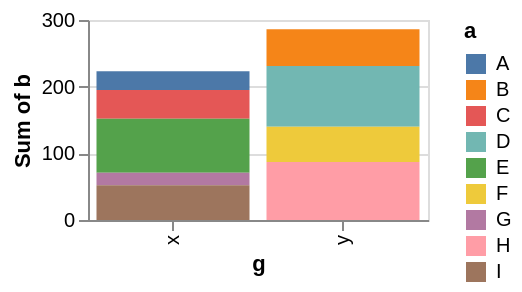

Specify this chart in Vega-Lite:
### Vega specification from a JSON file in a GitHub repository (floating-point values rounded to 4 significant figures)
{"$schema": "https://vega.github.io/schema/vega/v6.json", "background": "white", "padding": 5, "width": 170, "height": 100, "style": "cell", "data": [{"name": "source_0", "values": [{"a": "A", "b": 28, "c": 5, "g": "x"}, {"a": "B", "b": 55, "c": 9, "g": "y"}, {"a": "C", "b": 43, "c": 2, "g": "x"}, {"a": "D", "b": 91, "c": 7, "g": "y"}, {"a": "E", "b": 81, "c": 4, "g": "x"}, {"a": "F", "b": 53, "c": 6, "g": "y"}, {"a": "G", "b": 19, "c": 8, "g": "x"}, {"a": "H", "b": 87, "c": 1, "g": "y"}, {"a": "I", "b": 52, "c": 3, "g": "x"}]}, {"name": "data_0", "source": "source_0", "transform": [{"type": "aggregate", "groupby": ["g", "a"], "ops": ["sum"], "fields": ["b"], "as": ["sum_b"]}, {"type": "stack", "groupby": ["g"], "field": "sum_b", "sort": {"field": ["a"], "order": ["descending"]}, "as": ["sum_b_start", "sum_b_end"], "offset": "zero"}, {"type": "filter", "expr": "isValid(datum[\"sum_b\"]) && isFinite(+datum[\"sum_b\"])"}]}], "marks": [{"name": "marks", "type": "rect", "style": ["bar"], "from": {"data": "data_0"}, "encode": {"update": {"fill": {"scale": "color", "field": "a"}, "ariaRoleDescription": {"value": "bar"}, "description": {"signal": "\"g: \" + (isValid(datum[\"g\"]) ? isArray(datum[\"g\"]) ? join(datum[\"g\"], ' ') : datum[\"g\"] : \"\"+datum[\"g\"]) + \"; Sum of b: \" + (format(datum[\"sum_b\"], \"\")) + \"; a: \" + (isValid(datum[\"a\"]) ? isArray(datum[\"a\"]) ? join(datum[\"a\"], ' ') : datum[\"a\"] : \"\"+datum[\"a\"])"}, "x": {"scale": "x", "field": "g"}, "width": {"signal": "max(0.25, bandwidth('x'))"}, "y": {"scale": "y", "field": "sum_b_end"}, "y2": {"scale": "y", "field": "sum_b_start"}}}}], "scales": [{"name": "x", "type": "band", "domain": {"data": "data_0", "field": "g", "sort": true}, "range": [0, {"signal": "width"}], "paddingInner": 0.1, "paddingOuter": 0.05}, {"name": "y", "type": "linear", "domain": {"data": "data_0", "fields": ["sum_b_start", "sum_b_end"]}, "range": [{"signal": "height"}, 0], "nice": true, "zero": true}, {"name": "color", "type": "ordinal", "domain": {"data": "data_0", "field": "a", "sort": true}, "range": "category"}], "axes": [{"scale": "y", "orient": "left", "gridScale": "x", "grid": true, "tickCount": {"signal": "ceil(height/40)"}, "domain": false, "labels": false, "aria": false, "maxExtent": 0, "minExtent": 0, "ticks": false, "zindex": 0}, {"scale": "x", "orient": "bottom", "grid": false, "title": "g", "labelAlign": "right", "labelAngle": 270, "labelBaseline": "middle", "zindex": 0}, {"scale": "y", "orient": "left", "grid": false, "title": "Sum of b", "labelOverlap": true, "tickCount": {"signal": "ceil(height/40)"}, "zindex": 0}], "legends": [{"fill": "color", "symbolType": "square", "title": "a"}]}
